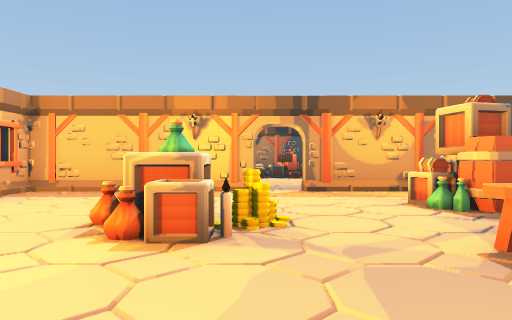
View 1 (above)

20 first-person views from a walk through a Unity game level. The camera is 1.3 m above the floor, looks level and sees 70° across. The floor is counted in squares, 2 m on a side. Each view is taken from the middle of a square. On the plan, view 1 faces up. The plan holds only what a view shows up to about 11 squares ahead; the rest is blank. The place goes on beyond the plan. The player is left out. Some animated figures are left out. Door leaves are left out, so doorways stand open. Some surface patterns are stand-ins.

View 2
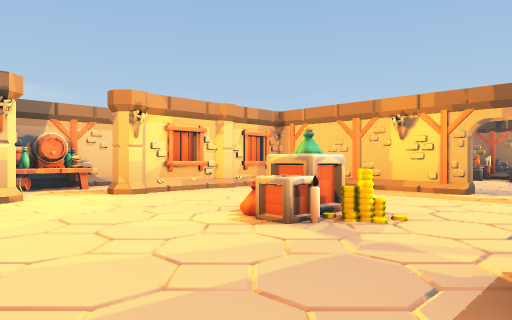

View 3
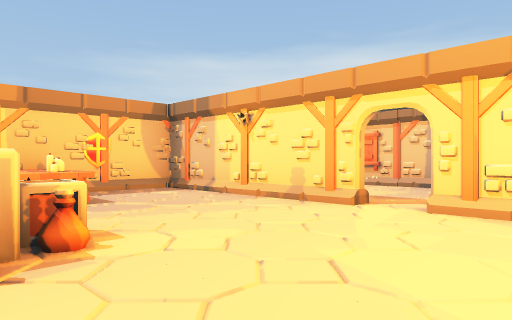

View 4
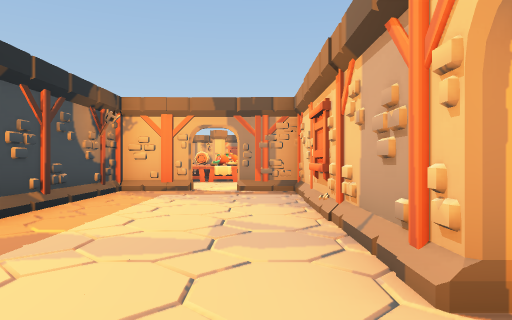

View 5
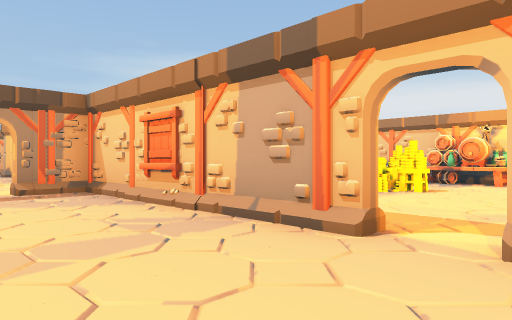

View 6
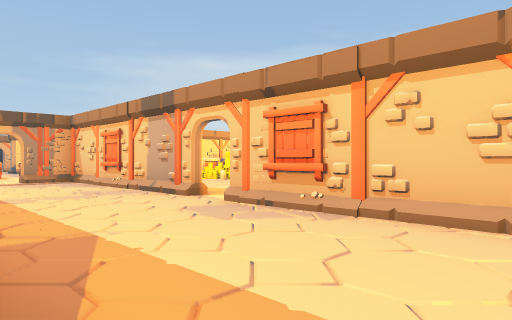

View 7
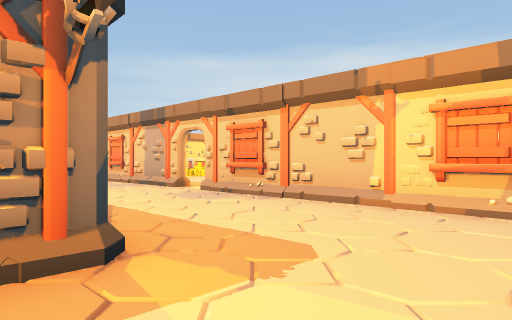

View 8
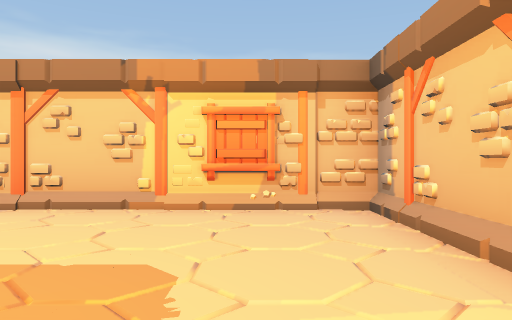

View 9
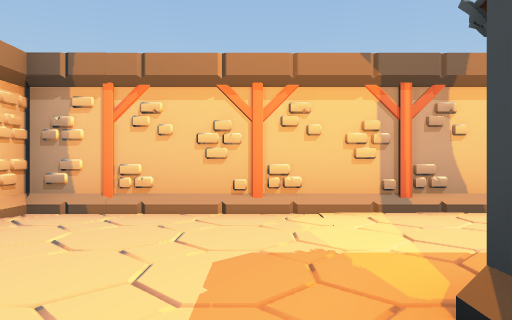

View 10
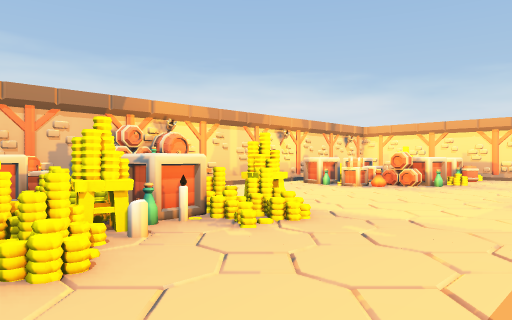

View 11
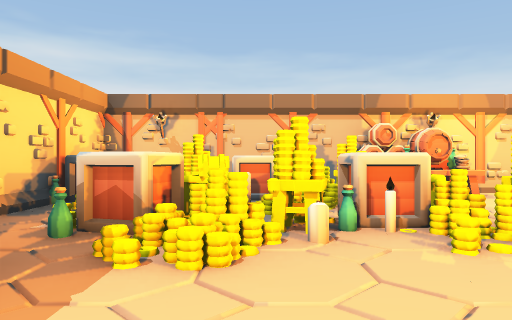

View 12
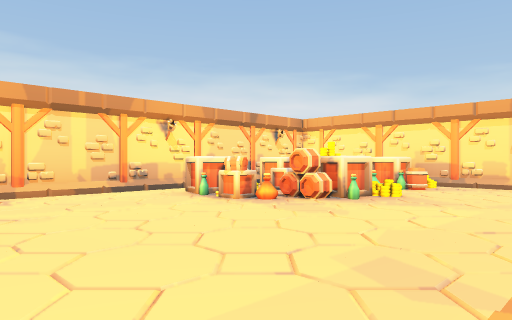

View 13
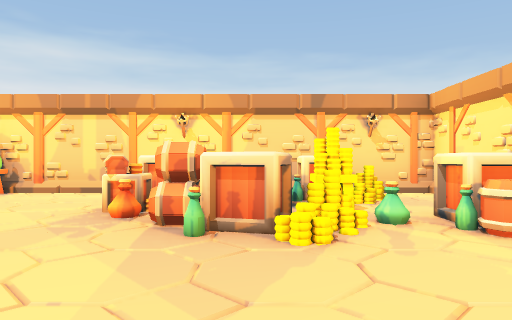

View 14
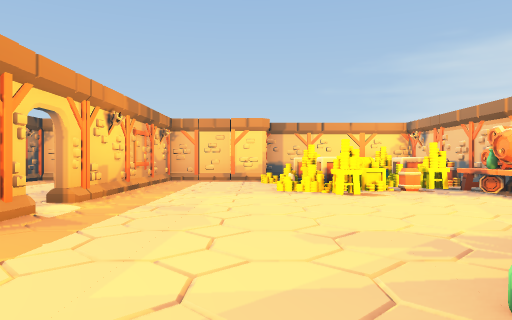

View 15
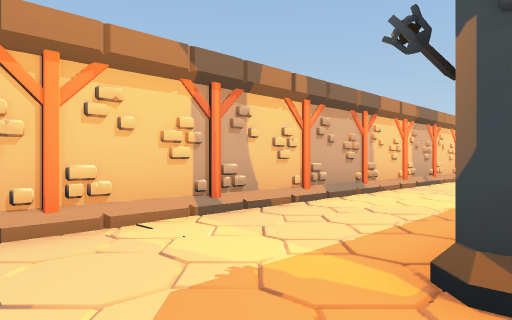

View 16
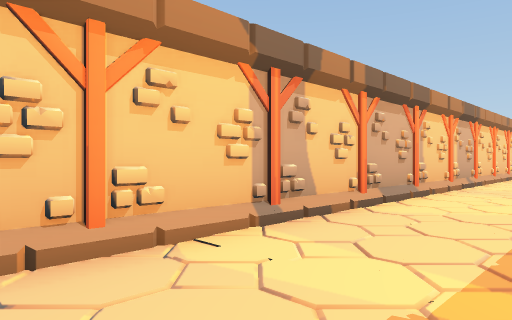

View 17
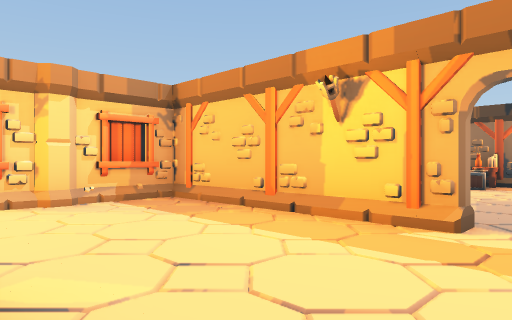

View 18
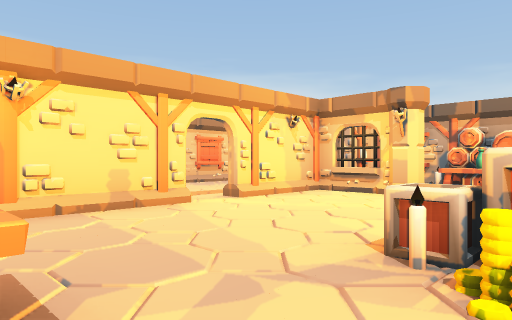

View 19
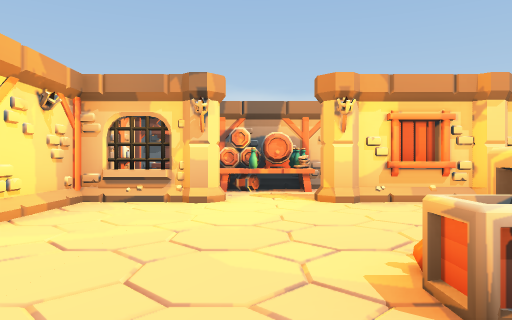

View 20
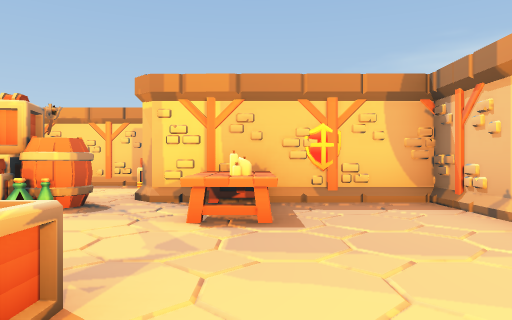

### Floor plan
Key: @ floor where view 1 was taken; # wall or solid block; x gap in a wall; . main floor; : floor 4 m higher than the main floor; D open door; = window, fence, low wall or low ledge; v drop or lower ground; B bottle; A box; C candle; T table; P pillar; R barrel; E bed; S shelf; O other object.
Columns run from 11 left of view 1 to 8 right of it. Each row starts with its distance up from view 1.
 14          EEO
 13          EEO
 12           ..
 11           ...
 10 #.        ...
  9 #.         ..
  8 #.     ####xx
  7 #.    =........
  6 #.    P.......#  .#
  5 #..   #.......##..#
  4 #..   #..BB=...#
  3 #.. T.:...AC...#
  2 #...T.....B..TTv
  1 #...O.P........
  0 #..#S.#....@...#
 -1 #...##:##D##:#:x
 -2 #..............# .TT
 -3 #..............D..TT
 -4 #..............#....
 -5 ##:#####D#######
 -6     ...........
 -7   .............
 -8  .R.........C..
 -9  .B.AB.....#BC B
-10  xABA#B...##A#AA#
-11  ..#A=.....R#OO
-12  .=A AB.....#O#AA
-13    B ....TTTvA v

Where each view was taken, in squares from view 1:
view 1: 0 up, 0 right, facing up
view 2: 0 up, 2 right, facing up-left
view 3: 4 up, 4 left, facing down-right
view 4: 4 down, 4 left, facing right
view 5: 2 down, 4 left, facing down-right
view 6: 1 down, 8 left, facing down-right
view 7: 0 up, 10 left, facing down-right
view 8: 0 up, 9 left, facing down
view 9: 2 down, 6 left, facing left
view 10: 6 down, 3 right, facing down-left
view 11: 6 down, 2 right, facing down
view 12: 6 down, 1 left, facing down-left
view 13: 6 down, 7 left, facing down
view 14: 8 down, 8 left, facing right
view 15: 3 down, 7 left, facing up-left
view 16: 3 down, 8 left, facing up-left
view 17: 4 up, 1 right, facing up-left
view 18: 4 up, 2 right, facing down-left
view 19: 2 up, 1 right, facing left
view 20: 2 up, 2 left, facing right
